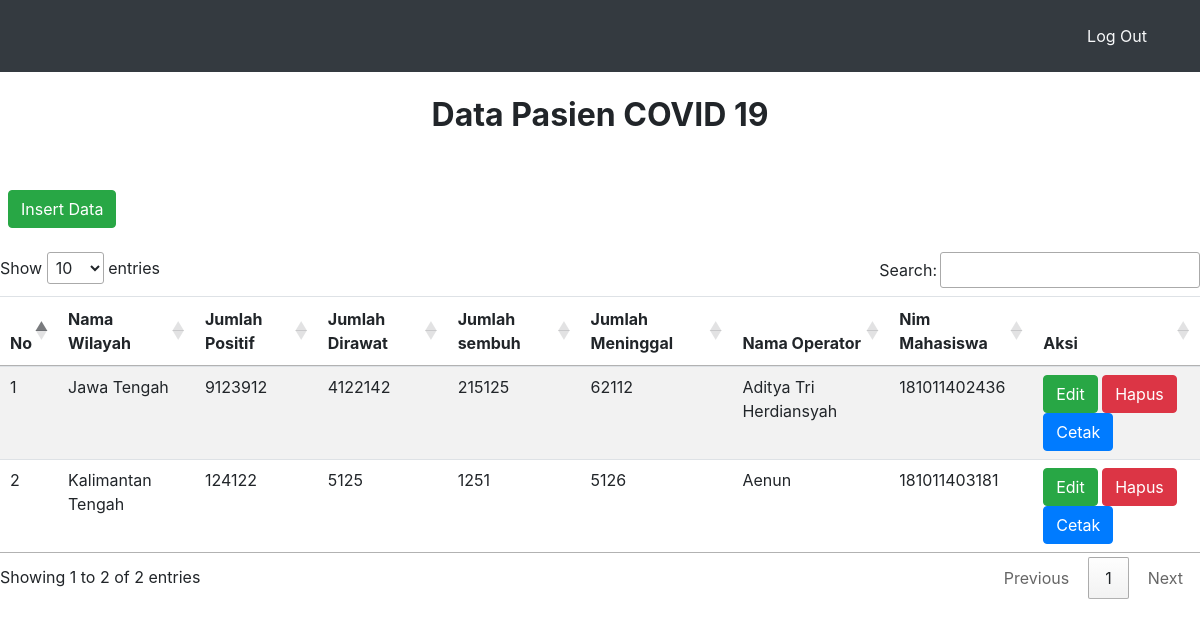
/index.php (signed in), run on the app's committed database.
### tables this page shows
CREATE TABLE `data` (
  `id` int(11) NOT NULL,
  `nama_wilayah` varchar(200) NOT NULL,
  `jumlah_positif` int(11) NOT NULL,
  `jumlah_dirawat` int(11) NOT NULL,
  `jumlah_sembuh` int(11) NOT NULL,
  `jumlah_meninggal` int(11) NOT NULL,
  `nama_operator` varchar(200) NOT NULL,
  `nim_mahasiswa` bigint(20) NOT NULL
);

### index.php (the view, shortened to what this page needs)
<?php
include "koneksi.php";
if ($_SESSION['username']) {
?>
<!DOCTYPE html>
<html lang="en">
<head>
 <link rel="stylesheet" href="bootstrap/css/bootstrap.css">
 <link rel="stylesheet" type="text/css" href="//cdn.datatables.net/1.10.11/css/jquery.dataTables.min.css">
<link rel="stylesheet" href="https://stackpath.bootstrapcdn.com/bootstrap/4.1.3/css/bootstrap.min.css">
</head>
<body>
<nav class='navbar navbar-expand-lg navbar-dark bg-dark text-light '>
    <div class="container">
        <ul class="navbar-nav ml-auto pt-2 pb-2">
            <li class="nav-item ml-4">
                <a href="logout.php" class="nav-link text-light"> Log Out </a>
            </li>
        </ul>
    </div>
</nav>
   <div class="col-sm-13">
    <br>
    <h2><center><b>Data Pasien COVID 19</b></center></h2>
    <br><br>
            <a href="tambah.php" style="margin-left:0.5pc;"
              class="btn btn-success btn-md pull-right">
              <i class="fa fa-list"></i>Insert Data</a>
            <br/>
    <table class="table table-striped table-hover dtabel">
     <thead>
      <tr>
       <th>No</th>
       <th>Nama Wilayah</th>
       <th>Jumlah Positif</th>
       <th>Jumlah Dirawat</th>
       <th>Jumlah sembuh</th>
       <th>Jumlah Meninggal</th>
       <th>Nama Operator</th>
       <th>Nim Mahasiswa</th>
       <th>Aksi</th>
      </tr>
     </thead>
     <tbody>
      <?php
       $no = 1;
       $result =  mysqli_query($con,"SELECT * FROM data");
       while ($row = mysqli_fetch_assoc($result)) {
      ?>
      <tr>
       <td><?php echo $no++; ?></td>
       <td><?php echo $row['nama_wilayah']; ?></td>
       <td><?php echo $row['jumlah_positif']; ?></td>
       <td><?php echo $row['jumlah_dirawat']; ?></td>
       <td><?php echo $row['jumlah_sembuh']; ?></td>
       <td><?php echo $row['jumlah_meninggal']; ?></td>
       <td><?php echo $row['nama_operator']; ?></td>
       <td><?php echo $row['nim_mahasiswa']; ?></td>
       <td>
        <a href="editform.php?id=<?php echo $row['id'];?>" class="btn btn-success" role="button">Edit</a>
        <a href="delete.php?id=<?php echo $row['id']?>" class="btn btn-danger" role="button">Hapus</a>
        <a href="cetak.php?id=<?php echo $row['id']?>" class="btn btn-primary" role="button">Cetak</a>
       </td>
      </tr>
      <?php
       }
      ?>
     </tbody>
    </table>
   </div>
</body>
</html>
<?php
} else {
    header("location:login.php");
}
?>

### data on the page
data: nama_wilayah "Jawa Tengah", jumlah_positif "9123912", jumlah_dirawat "4122142", jumlah_sembuh "215125", jumlah_meninggal "62112", nama_operator "Aditya Tri Herdiansyah", nim_mahasiswa "181011402436"
data: nama_wilayah "Kalimantan Tengah", jumlah_positif "124122", jumlah_dirawat "5125", jumlah_sembuh "1251", jumlah_meninggal "5126", nama_operator "Aenun", nim_mahasiswa "181011403181"
